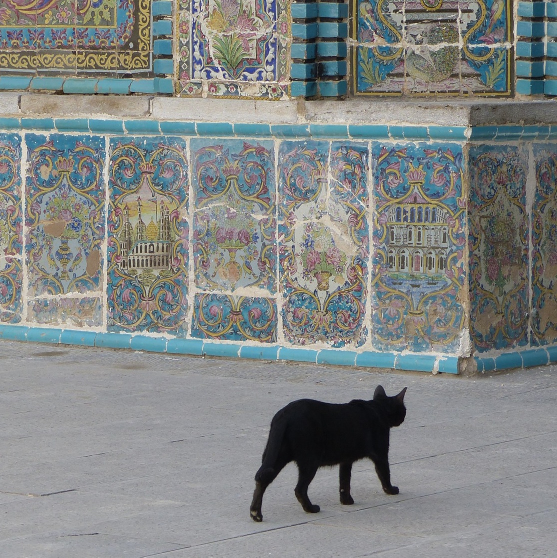
#> input picture MV_Seminar_Week_4_pt_2/images/cat_in_iran.jpg, 1114 x 1115 px, given in place of cat.png, which was not available (shown at 1/2 size)
$ jupyter execute --allow-errors 'MV_Seminar_Week 2 (Image Processing)_Blank.ipynb'   (text cells are left out)
#> lines starting #> are read from the running program, lines starting #| are printed output that depends on the picture; after the words box and inside, x2 and y2 are one past the last pixel; in counts of white or black regions, pixels touching at a corner belong together; pictures that were not available may be replaced by others from this repository, and a replacement may not be noted
[cell 1]
import cv2 # This library is used to read the image and perform basic operations.
import matplotlib.pyplot as plt # This library is used to display a plot of the image.

[cell 2]
########### specify the path to the image
image_path = r"D:\Download\cat.png"


########### Load an image using 'cv2.imread()'
image = cv2.imread(image_path)
#> image is the input picture: shape (1115, 1114, 3); mean B, G, R 132.1, 133.6, 130.1

[cell 3]
########## Display the image using 'plt.imshow()' in BGR. Give a title to the image and turn off the axis.

# "Write the code in this block"
plt.imshow(image)
plt.title('BGR Image')
plt.axis('off')
plt.show()


# "Write the code in this block"

[cell 4]
########## Display the image using 'plt.imshow()' in RGB. Give a title to the image and turn off the axis.

# "Write the code in this block"
plt.imshow(cv2.cvtColor(image, cv2.COLOR_BGR2RGB))
plt.title("RGB Image")
plt.axis('off')
plt.show()


# "Write the code in this block"

[cell 5]
######### Save the image with a desired format using 'cv2.imwrite' (eg, .png)

cv2.imwrite('image_cat.png',image)
#> Out = True
#"Write the code here"

[cell 6]
###### Specify the destination folder with a desired format(eg, tes.png) and Save the image  using 'cv2.imwrite()'

dest =r'D:\Download\zyFile\Machine_Vision\MV_Seminar_Week 2\image\save\my_image.png'
cv2.imwrite(dest,image)
#> Out = True

#"Write the code here to save the image"

[cell 7]
##### Print the image dimension using f'string. (# f'sting helps us customize our print statement')
print(f'The image dimension is: {image.shape}') # this line prints the dimension of the image
#| The image dimension is: (1115, 1114, 3)

[cell 8]
import os

####### Specify the image path
image_path = r'D:\Download\cat.png'


####### Read the image using 'cv2.imread()'
image =  cv2.imread(image_path)


####### Resize the image to (224,224) using 'cv2.resize()'
resized_image = cv2.resize(image, (224,224))
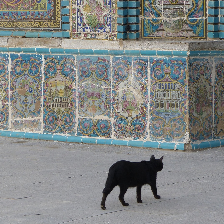
#> resized_image: shape (224, 224, 3); mean B, G, R 131.9, 133.4, 129.9


########## Display the image using 'plt.imshow()' in BGR. Give a title to the image and turn off the axis.

# "Write the code in this block"

plt.imshow(cv2.cvtColor(resized_image, cv2.COLOR_BGR2RGB))
plt.title('resized Image')
plt.axis('off')
plt.show()

# "Write the code in this block"

[cell 9]
##### Print the image dimension using f'string. (# f'sting helps us customize our print statement')
print(f'the dimension of the image is {resized_image.shape}')
#| the dimension of the image is (224, 224, 3)

[cell 10]
###### Specify the destination folder and Rename the single image #####
dest =r'D:\Download\zyFile\Machine_Vision\MV_Seminar_Week 2\image\save\my_image2.png'


###### Save the resized image to the destination folder using 'cv2.imwrite'#############

cv2.imwrite(dest,resized_image)
#> Out = True

[cell 11]
#### Convert color channels from RGB to grayscale (cv2.COLOR_BGR2GRAY) using 'cv2.cvtColor()'
gray_image = cv2.cvtColor(image, cv2.COLOR_BGR2GRAY)
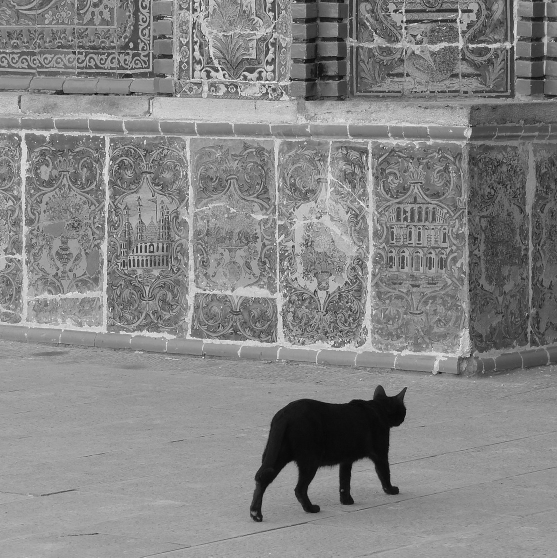
#> gray_image: shape (1115, 1114) (shown at 1/2 size); min 0, max 255, mean 132.3


########## Display the converted image using 'plt.imshow()' in grayscale (cmap='gray'). Give a title to the image and turn off the axis.

# "Write the code in this block"
plt.imshow(gray_image, cmap='gray')
plt.title('gray_image')
plt.axis('off')
plt.show()


# "Write the code in this block"

[cell 12]
# Apply canny edge detection on the grayscale image to extract the edges by assigning 80 and 100 to threshold 1 and 2
edges = cv2.Canny(gray_image, 80, 100)
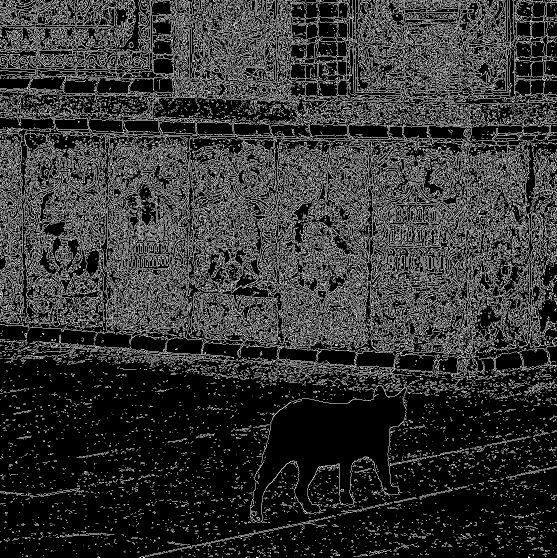
#> edges: shape (1115, 1114) (shown at 1/2 size); 20.3% white in thin lines or dots


########## Display the edge detected image using 'plt.imshow()' in grayscale (cmap='gray').
#######Give a title to the image and turn off the axis.

# "Write the code in this block"

plt.imshow(edges, cmap='seismic')
plt.title('edges_image')
plt.axis('off')
plt.show()

# "Write the code in this block"

[cell 13]
# Create the contrast enhancement (CLAHE) using 'cv2.createClahe' with a clipLimit of 9 and tileGridSize of 10x10
clahe = cv2.createCLAHE(16, (5, 5))

# Apply the created CLAHE on the image using 'clahe.apply'
new_clahe = clahe.apply(gray_image)
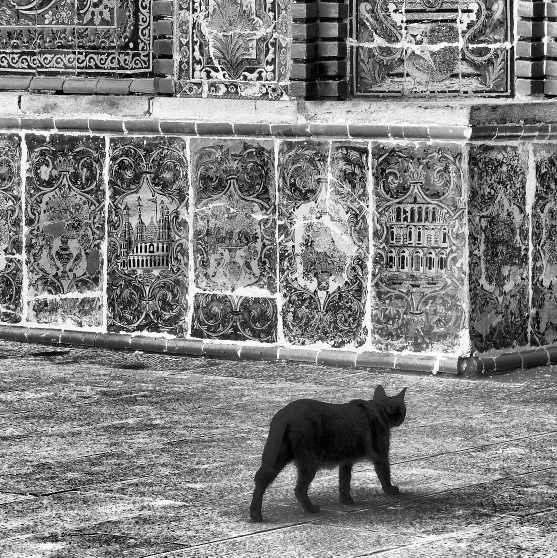
#> new_clahe: shape (1115, 1114) (shown at 1/2 size); min 0, max 255, mean 129.5


########## Display the contrast image using 'plt.imshow()' in grayscale (cmap='gray').
##########Give a title to the image and turn off the axis.

# "Write the code in this block"

plt.imshow(new_clahe, cmap='gray')
plt.title('Clahe_image')
plt.axis('off')
plt.show()

# "Write the code in this block""

[cell 14]
## import libraries
import glob

[cell 15]
####### Specify the image path and destination path
img_path = r'D:\Download\pic'
des_path = r'D:\Download\outputs\output'

[cell 16]
##### perform a loop to iterate through the images in the image path using 'glob.glob()' function ############

i=1
for img in glob.glob(img_path+'/*.*'):
    try:
        #### Read the image using 'cv2.imread()'
        image = cv2.imread(img)
        if image is None:
            print(f"Failed to load image: {img}")
            continue
        #### Resize the image to (100,100) using 'cv2.resize'
        img_resize = cv2.resize(image, (100,100))
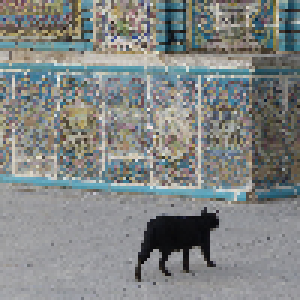
#> img_resize: shape (100, 100, 3) (shown 3 times larger); mean B, G, R 131.9, 133.3, 129.6


        #### change the current working directory to the destination directory
        os.chdir(des_path)


        #### Rename the images by iterating through the image folder
        filename= 'image'+str(i)+'.png'


        #### save the resized images to the destination folder using 'cv2.imwrite()' function
        cv2.imwrite(filename,img_resize)

        #"Write the code here to save the resized images"


        i+=1 # this line performs the operation of saving the images incrementally iteratively
    # try to find the specifical problem
    except Exception as e:
        print(f"Operation not executed due to error: {e}")

[cell 17]
####### Specify the image path and destination path
img_path = r'D:\Download\pic'
des_path = r'D:\Download\outputs\output\gray'

[cell 18]
##### perform a loop to iterate through the images in path ############

i=1
for img in glob.glob(img_path+'/*.*'):# glob.glob function is used to access multiple files in a directory
    try:
        image = cv2.imread(img) # read the image using 'cv2.imread()'
        #"Write the code here to convert BGR to gray using 'cv2.cvtColor() function'"
        gray = cv2.cvtColor(image, cv2.COLOR_BGR2GRAY)
        os.chdir(des_path) #change the current working directory to the destination directory
        #"Write the code here rename the images"
        filename = 'GrayImage'+str(i)+'.png'
        #"Write the code here to save the gray images"
        cv2.imwrite(filename,gray)
        i+=1 # this line performs the operation of saving the images incrementally iteratively
    except:
        print('Operation not executed') ## this returns a custom error message if anything goes wrong

[cell 19]
####### Specify the image path and destination path
img_path = r'D:\Download\pic'
des_path = r'D:\Download\outputs\output\sigma'

[cell 20]
i=1
for img in glob.glob(img_path+'/*.*'):# glob.glob function is used to access multiple files in a directory
    try:
        image = cv2.imread(img)#"Write the code here to read the image"
        gray = cv2.cvtColor(image, cv2.COLOR_BGR2GRAY)
        #"Write the code here to denoise the gray image using 'cv2.bilateralFilter()' function"
        denoised = cv2.bilateralFilter(gray, 11, 17, 17)
        #"Write the code here to extract edges using cv2.Canny()" function
        edge_image = cv2.Canny(denoised, 30, 200)
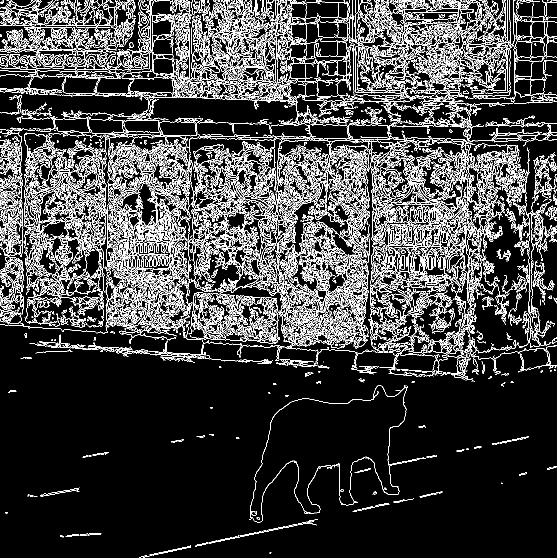
#> edge_image: shape (1115, 1114) (shown at 1/2 size); 15.2% white in thin lines or dots
        os.chdir(des_path) #change the current working directory to the destination directory
        filename = 'denoiseImage'+str(i)+'.png'
        #"Write the code here to save the edged images"
        cv2.imwrite(filename,edge_image)
        i+=1
    except:
        print('Operation not executed') ## this returns a custom error message if anything goes wrong

[cell 21]
import cv2
import os
import glob

####### Specify the image path and destination path
img_path = r'D:\Download\pic'
des_path = r'D:\Download\outputs\output\EnhanceContrast'

[cell 22]
i=1
for img in glob.glob(img_path+'/*.*'):
    try:
        image = cv2.imread(img)
        gray = cv2.cvtColor(image, cv2.COLOR_BGR2GRAY)
        clahe = cv2.createCLAHE(16, (5, 5))
        new_clahe = clahe.apply(gray)
        os.chdir(des_path)
        filename = 'EnhanceContrast'+str(i)+'.png'
        #"Write the code here to save the new clahe images"
        cv2.imwrite(filename,new_clahe)
        i+=1
    except:
        print('Operation not executed')

[cell 23]
from keras.preprocessing.image import ImageDataGenerator # import library

#> (a cell that did not finish here is left out)

[cell 25]
# Load and preprocess the image for augmentation
image_path = r"D:\Download\cat.png"


# Read the image using 'cv2.imread()' function
augmentation_image = cv2.imread(image_path)

# convert the color map from BGR to RGB using 'cv2.cvtColor()function'
augmentation_image = cv2.cvtColor(augmentation_image, cv2.COLOR_BGR2RGB)

[cell 26]
##### Print the image dimension using f'string. (# f'sting helps us customize our print statement')
print(f'The image dimension is: {augmentation_image.shape}') # this line prints the dimension of the image
#| The image dimension is: (1115, 1114, 3)

[cell 27]
# reshape the image to a numpy array of Rank 4 "(1,529,585,3)"
augmentation_image = augmentation_image.reshape((1,) + augmentation_image.shape)

[cell 28]
##### Print the dimension of the reshaped image using f'string. (# f'sting helps us customize our print statement')
print(f'The image dimension is: {augmentation_image.shape}') # this line prints the dimension of the image
#| The image dimension is: (1, 1115, 1114, 3)

$ run again, on MV_Seminar_Week_4_pt_2/images/dog.jpg
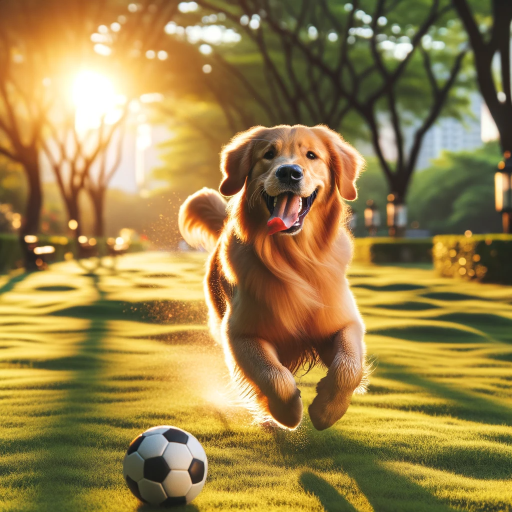
#> input picture MV_Seminar_Week_4_pt_2/images/dog.jpg, 1024 x 1024 px, given in place of cat.png, which was not available (shown at 1/2 size)
#> image is the input picture: shape (1024, 1024, 3); mean B, G, R 74.8, 131, 155
#> `cv2.imwrite('image_cat.png',image)`: Out = True
#| The image dimension is: (1024, 1024, 3)
#| the dimension of the image is (224, 224, 3)
#> `edges = cv2.Canny(gray_image, 80, 100)`:
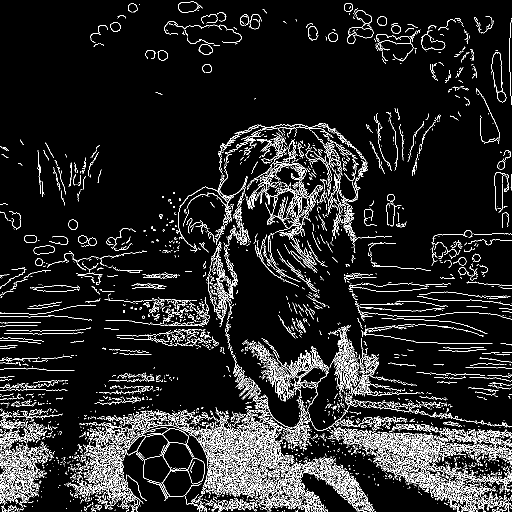
#> edges: shape (1024, 1024) (shown at 1/2 size); 8.8% white in thin lines or dots
#> `edge_image = cv2.Canny(denoised, 30, 200)`:
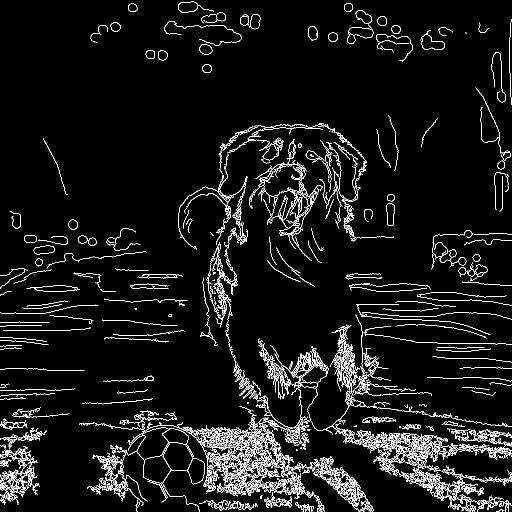
#> edge_image: shape (1024, 1024) (shown at 1/2 size); 5.6% white in thin lines or dots
#| The image dimension is: (1024, 1024, 3)
#| The image dimension is: (1, 1024, 1024, 3)

$ run again, on MV_Seminar_Week_4_pt_2/images/dog2.jpg
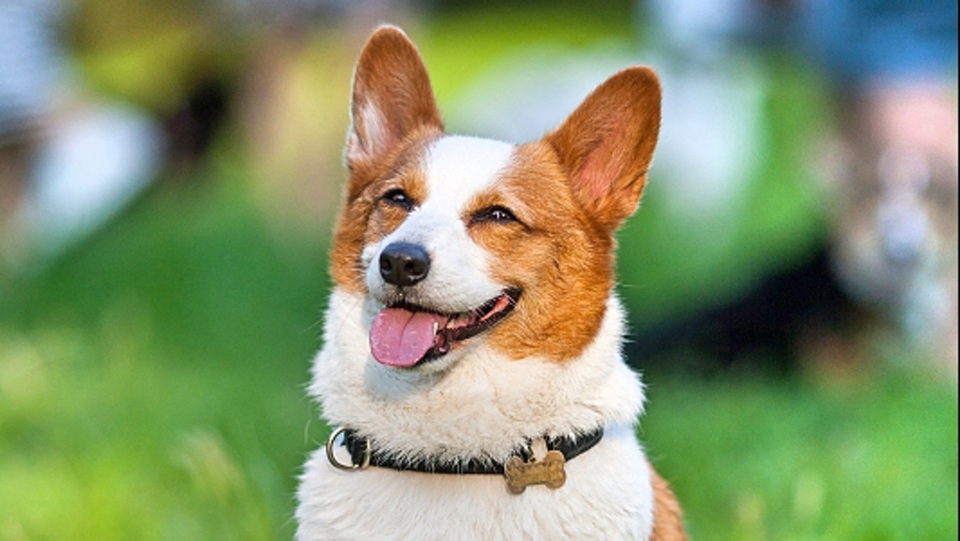
#> input picture MV_Seminar_Week_4_pt_2/images/dog2.jpg, 1920 x 1081 px, given in place of cat.png, which was not available (shown at 1/2 size)
#> image is the input picture: shape (1081, 1920, 3); mean B, G, R 109.2, 149.5, 133.4
#> `cv2.imwrite('image_cat.png',image)`: Out = True
#| The image dimension is: (1081, 1920, 3)
#> `resized_image = cv2.resize(image, (224,224))`:
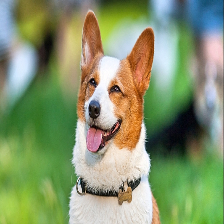
#> resized_image: shape (224, 224, 3); mean B, G, R 109.1, 149.5, 133.4
#| the dimension of the image is (224, 224, 3)
#> edges: shape (1081, 1920); 2% white in thin lines or dots, all inside (x1, y1, x2, y2) = (582, 0, 1917, 1081)
#> `edge_image = cv2.Canny(denoised, 30, 200)`:
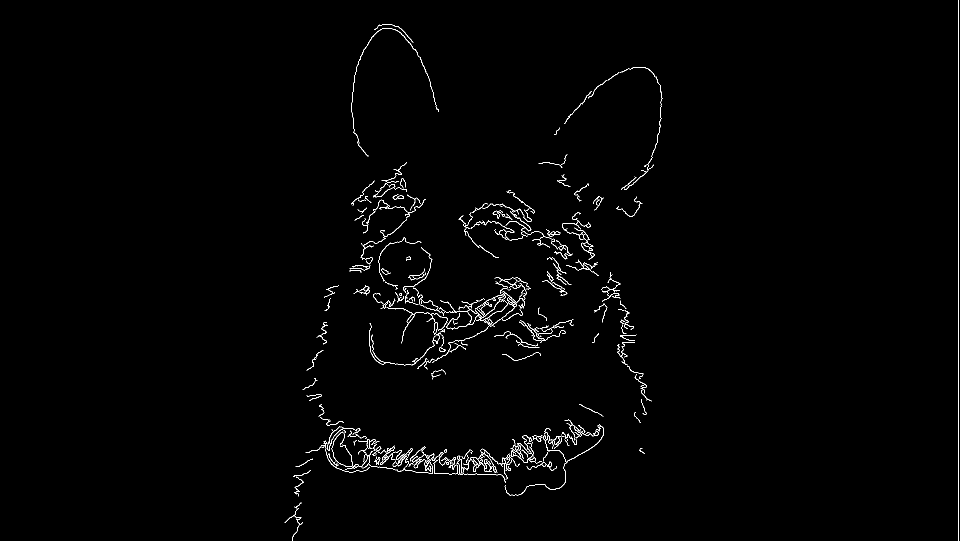
#> edge_image: shape (1081, 1920) (shown at 1/2 size); 0.97% white in thin lines or dots, all inside (x1, y1, x2, y2) = (569, 0, 1917, 1081)
#| The image dimension is: (1081, 1920, 3)
#| The image dimension is: (1, 1081, 1920, 3)
